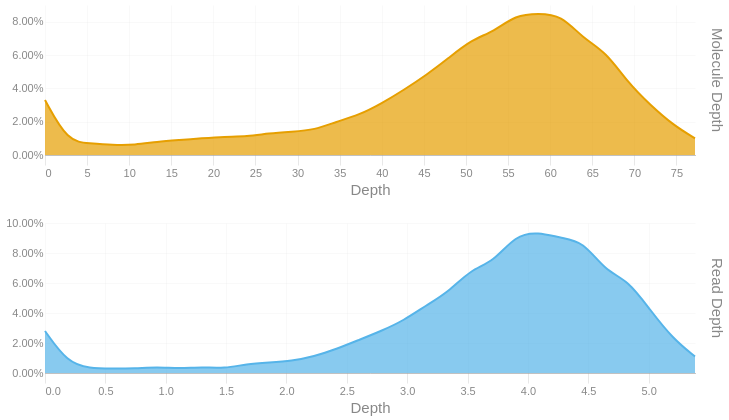

The notebook cell saved with this chart:
### Code cell
readdep = depth_hist(tb['Read Depth'], q99, 3)
readdep = readdep.with_columns(pl.lit('Read Depth').alias('Metric'))
if not SKIPLR:
    moldep = depth_hist(tb['Molecule Depth'], mol_q99, 1)
    moldep = moldep.with_columns(pl.lit('Molecule Depth').alias('Metric'))
    _hist = pl.concat([readdep, moldep])
    _hist = _hist.filter(pl.col('Proportion') != 0)
    with SafeRender(_hist):
        (
            alt.Chart(_hist)        
            .mark_area(interpolate = "basis")
            .encode(
                x=alt.X('Bin:Q').scale(domainMin=0).axis(alt.Axis(title='Depth')),
                y = alt.Y('Proportion:Q', title = None).axis(format = '.2%'),
                color = alt.Color('Metric:N').legend(None),
                row = alt.Row("Metric:N").header(title = None, labelOrient = 'right'),
                tooltip = [
                    alt.Tooltip("Metric:N", title = "Metric"),
                    alt.Tooltip('Interval:N', title = "Depth Interval"),
                    alt.Tooltip('Proportion:Q', title = "% Alignments").format('.2%')
                ]
            )
            .resolve_scale(x='independent', y='independent')
            .properties(
                height = 150, width = 650,
                usermeta={'embedOptions': {'downloadFileName': f'{samplename}.depth.hist'}}
            )
        ).display()
else:
    readdep = readdep.filter(pl.col('Proportion') != 0)
    with SafeRender(readdep):
        (
            alt.Chart(readdep)        
            .mark_area(interpolate = "basis")
            .encode(
                x=alt.X('Bin:Q').scale(domainMin=0).axis(alt.Axis(title='Depth')),
                y = alt.Y('Proportion:Q', title = None).axis(format = '.2%'),
                tooltip = [
                    alt.Tooltip('Interval:N', title = "Depth Interval"),
                    alt.Tooltip('Proportion:Q', title = "% Alignments").format('.2%')
                ]
            )
            .properties(
                usermeta={'embedOptions': {'downloadFileName': f'{samplename}.depth.hist'}}
            )
        ).display()

### Figure 1 — Vega-Lite specification as saved in the notebook (floating-point values rounded to 4 significant figures)
{"width": 650, "height": 150, "config": {"title": {"anchor": "start", "dy": -15, "fontSize": 18, "color": "#888888", "subtitleColor": "#888888", "subtitleFontSize": 14}, "arc": {"fill": "#0072B2"}, "axis": {"domainColor": "#888888", "domainWidth": 0.5, "gridWidth": 0.2, "grid": false, "titleFontWeight": 400, "titleFontSize": 15, "labelFontSize": 11, "labelColor": "#888888", "tickColor": "#888888", "tickWidth": 0.2, "titleColor": "#888888"}, "axisBand": {"grid": false}, "axisX": {"grid": true, "tickSize": 10, "domainCap": "round"}, "axisY": {"domain": false, "grid": true, "tickSize": 0, "domainCap": "round"}, "background": "transparent", "header": {"labelFontSize": 15, "labelColor": "#888888", "titleFontSize": 15, "titleFontWeight": 600, "titleColor": "#888888"}, "legend": {"labelFont": "sans-serif", "labelFontSize": 12, "labelColor": "#888888", "symbolSize": 100, "symbolType": "circle", "titleFontSize": 12, "titlePadding": 10, "titleColor": "#888888", "title": null}, "range": {"category": ["#E69F00", "#56B4E9", "#009E73", "#F0E442", "#0072B2", "#D55E00", "#CC79A7", "#000000"], "diverging": ["#cfe8f3", "#a2d4ec", "#73bfe2", "#46abdb", "#1696d2", "#12719e"]}, "area": {"fill": "#0072B2", "fillOpacity": 0.7, "line": true, "strokeOpacity": 0.7}, "line": {"color": "#0072B2", "stroke": "#0072B2", "strokeWidth": 2}, "trail": {"color": "#0072B2", "stroke": "#0072B2", "strokeWidth": 0, "size": 1}, "point": {"filled": true, "fillOpacity": 1.0, "size": 95}, "text": {"color": "#888888", "fontSize": 11, "align": "right", "fontWeight": 400, "size": 11}, "bar": {"fill": "#0072B2", "stroke": null}, "view": {"stroke": null, "continuousWidth": 660, "continuousHeight": 400}}, "data": {"name": "data-a362be63dcb444b0000a67feb6f992cb"}, "mark": {"type": "area", "interpolate": "basis"}, "encoding": {"color": {"field": "Metric", "legend": null, "type": "nominal"}, "row": {"field": "Metric", "header": {"title": null, "labelOrient": "right"}, "type": "nominal"}, "tooltip": [{"field": "Metric", "title": "Metric", "type": "nominal"}, {"field": "Interval", "title": "Depth Interval", "type": "nominal"}, {"field": "Proportion", "format": ".2%", "title": "% Alignments", "type": "quantitative"}], "x": {"axis": {"title": "Depth"}, "field": "Bin", "scale": {"domainMin": 0}, "type": "quantitative"}, "y": {"axis": {"format": ".2%"}, "field": "Proportion", "title": null, "type": "quantitative"}}, "resolve": {"scale": {"x": "independent", "y": "independent"}}, "usermeta": {"embedOptions": {"downloadFileName": "S3_Waccamaw_1705.depth.hist"}}, "$schema": "https://vega.github.io/schema/vega-lite/v6.1.0.json", "datasets": {"data-a362be63dcb444b0000a67feb6f992cb": [{"Bin": 0.0, "Interval": "0.0-0.186", "Proportion": 0.028, "Metric": "Read Depth"}, {"Bin": 0.186, "Interval": "0.186-0.371", "Proportion": 0.007, "Metric": "Read Depth"}, {"Bin": 0.371, "Interval": "0.371-0.557", "Proportion": 0.003, "Metric": "Read Depth"}, {"Bin": 0.557, "Interval": "0.557-0.743", "Proportion": 0.003, "Metric": "Read Depth"}, {"Bin": 0.743, "Interval": "0.743-0.928", "Proportion": 0.003, "Metric": "Read Depth"}, {"Bin": 0.928, "Interval": "0.928-1.114", "Proportion": 0.004, "Metric": "Read Depth"}, {"Bin": 1.114, "Interval": "1.114-1.3", "Proportion": 0.003, "Metric": "Read Depth"}, {"Bin": 1.3, "Interval": "1.3-1.485", "Proportion": 0.004, "Metric": "Read Depth"}, {"Bin": 1.485, "Interval": "1.485-1.671", "Proportion": 0.003, "Metric": "Read Depth"}, {"Bin": 1.671, "Interval": "1.671-1.857", "Proportion": 0.006, "Metric": "Read Depth"}, {"Bin": 1.857, "Interval": "1.857-2.042", "Proportion": 0.007, "Metric": "Read Depth"}, {"Bin": 2.042, "Interval": "2.042-2.228", "Proportion": 0.008, "Metric": "Read Depth"}, {"Bin": 2.228, "Interval": "2.228-2.414", "Proportion": 0.011, "Metric": "Read Depth"}, {"Bin": 2.414, "Interval": "2.414-2.599", "Proportion": 0.016, "Metric": "Read Depth"}, {"Bin": 2.599, "Interval": "2.599-2.785", "Proportion": 0.022, "Metric": "Read Depth"}, {"Bin": 2.785, "Interval": "2.785-2.971", "Proportion": 0.028, "Metric": "Read Depth"}, {"Bin": 2.971, "Interval": "2.971-3.156", "Proportion": 0.035, "Metric": "Read Depth"}, {"Bin": 3.156, "Interval": "3.156-3.342", "Proportion": 0.045, "Metric": "Read Depth"}, {"Bin": 3.342, "Interval": "3.342-3.528", "Proportion": 0.054, "Metric": "Read Depth"}, {"Bin": 3.528, "Interval": "3.528-3.713", "Proportion": 0.069, "Metric": "Read Depth"}, {"Bin": 3.713, "Interval": "3.713-3.899", "Proportion": 0.074, "Metric": "Read Depth"}, {"Bin": 3.899, "Interval": "3.899-4.085", "Proportion": 0.092, "Metric": "Read Depth"}, {"Bin": 4.085, "Interval": "4.085-4.27", "Proportion": 0.094, "Metric": "Read Depth"}, {"Bin": 4.27, "Interval": "4.27-4.456", "Proportion": 0.09, "Metric": "Read Depth"}, {"Bin": 4.456, "Interval": "4.456-4.642", "Proportion": 0.088, "Metric": "Read Depth"}, {"Bin": 4.642, "Interval": "4.642-4.827", "Proportion": 0.068, "Metric": "Read Depth"}, {"Bin": 4.827, "Interval": "4.827-5.013", "Proportion": 0.062, "Metric": "Read Depth"}, {"Bin": 5.013, "Interval": "5.013-5.199", "Proportion": 0.042, "Metric": "Read Depth"}, {"Bin": 5.199, "Interval": "5.199-5.384", "Proportion": 0.023, "Metric": "Read Depth"}, {"Bin": 5.384, "Interval": "5.384-5.57", "Proportion": 0.011, "Metric": "Read Depth"}, {"Bin": 0.0, "Interval": "0.0-2.7", "Proportion": 0.033, "Metric": "Molecule Depth"}, {"Bin": 2.7, "Interval": "2.7-5.3", "Proportion": 0.008, "Metric": "Molecule Depth"}, {"Bin": 5.3, "Interval": "5.3-8.0", "Proportion": 0.007, "Metric": "Molecule Depth"}, {"Bin": 8.0, "Interval": "8.0-10.7", "Proportion": 0.006, "Metric": "Molecule Depth"}, {"Bin": 10.7, "Interval": "10.7-13.3", "Proportion": 0.006, "Metric": "Molecule Depth"}, {"Bin": 13.3, "Interval": "13.3-16.0", "Proportion": 0.008, "Metric": "Molecule Depth"}, {"Bin": 16.0, "Interval": "16.0-18.6", "Proportion": 0.009, "Metric": "Molecule Depth"}, {"Bin": 18.6, "Interval": "18.6-21.3", "Proportion": 0.01, "Metric": "Molecule Depth"}, {"Bin": 21.3, "Interval": "21.3-24.0", "Proportion": 0.011, "Metric": "Molecule Depth"}, {"Bin": 24.0, "Interval": "24.0-26.6", "Proportion": 0.011, "Metric": "Molecule Depth"}, {"Bin": 26.6, "Interval": "26.6-29.3", "Proportion": 0.013, "Metric": "Molecule Depth"}, {"Bin": 29.3, "Interval": "29.3-32.0", "Proportion": 0.014, "Metric": "Molecule Depth"}, {"Bin": 32.0, "Interval": "32.0-34.6", "Proportion": 0.015, "Metric": "Molecule Depth"}, {"Bin": 34.6, "Interval": "34.6-37.3", "Proportion": 0.02, "Metric": "Molecule Depth"}, {"Bin": 37.3, "Interval": "37.3-40.0", "Proportion": 0.024, "Metric": "Molecule Depth"}, {"Bin": 40.0, "Interval": "40.0-42.6", "Proportion": 0.031, "Metric": "Molecule Depth"}, {"Bin": 42.6, "Interval": "42.6-45.3", "Proportion": 0.039, "Metric": "Molecule Depth"}, {"Bin": 45.3, "Interval": "45.3-47.9", "Proportion": 0.048, "Metric": "Molecule Depth"}, {"Bin": 47.9, "Interval": "47.9-50.6", "Proportion": 0.058, "Metric": "Molecule Depth"}, {"Bin": 50.6, "Interval": "50.6-53.3", "Proportion": 0.069, "Metric": "Molecule Depth"}, {"Bin": 53.3, "Interval": "53.3-55.9", "Proportion": 0.074, "Metric": "Molecule Depth"}, {"Bin": 55.9, "Interval": "55.9-58.6", "Proportion": 0.084, "Metric": "Molecule Depth"}, {"Bin": 58.6, "Interval": "58.6-61.3", "Proportion": 0.085, "Metric": "Molecule Depth"}, {"Bin": 61.3, "Interval": "61.3-63.9", "Proportion": 0.084, "Metric": "Molecule Depth"}, {"Bin": 63.9, "Interval": "63.9-66.6", "Proportion": 0.07, "Metric": "Molecule Depth"}, {"Bin": 66.6, "Interval": "66.6-69.3", "Proportion": 0.062, "Metric": "Molecule Depth"}, {"Bin": 69.3, "Interval": "69.3-71.9", "Proportion": 0.043, "Metric": "Molecule Depth"}, {"Bin": 71.9, "Interval": "71.9-74.6", "Proportion": 0.03, "Metric": "Molecule Depth"}, {"Bin": 74.6, "Interval": "74.6-77.2", "Proportion": 0.018, "Metric": "Molecule Depth"}, {"Bin": 77.2, "Interval": "77.2-79.91", "Proportion": 0.01, "Metric": "Molecule Depth"}]}}
